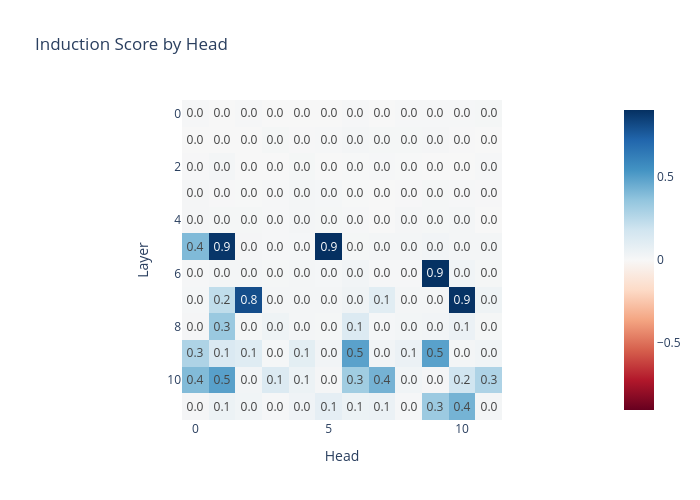

The cell this chart's notebook holds for it:
### Markdown cell above
Perform the same analysis on your `gpt2_small`. Does it have induction heads? At which layers are they located?

### Code cell
seq_len = 50
batch_size = 10
rep_tokens_batch = generate_repeated_tokens(gpt2_small, seq_len, batch_size)

induction_score_store = t.zeros((gpt2_small.cfg.n_layers, gpt2_small.cfg.n_heads), device=gpt2_small.cfg.device)

gpt2_small.run_with_hooks(
    rep_tokens_batch,
    return_type=None,  # For efficiency, we don't need to calculate the logits
    fwd_hooks=[(pattern_hook_names_filter, induction_score_hook)],
)

imshow(
    induction_score_store,
    labels={"x": "Head", "y": "Layer"},
    title="Induction Score by Head",
    text_auto=".1f",
    width=700,
    height=500,
)

### Figure 1 — Plotly figure (JSON) as saved in the notebook; plotly's stock layout.template omitted (floating-point values rounded to 4 significant figures; data arrays with more than 128 entries replaced by an {"elided": "..."} marker saying what was removed)
{"data": [{"coloraxis": "coloraxis", "hovertemplate": "Head: %{x}<br>Layer: %{y}<br>color: %{z}<extra></extra>", "name": "0", "texttemplate": "%{z:.1f}", "type": "heatmap", "xaxis": "x", "yaxis": "y", "z": {"elided": "12x12 float values"}}], "layout": {"coloraxis": {"cmid": 0, "colorscale": [[0, "rgb(103,0,31)"], [0.1, "rgb(178,24,43)"], [0.2, "rgb(214,96,77)"], [0.3, "rgb(244,165,130)"], [0.4, "rgb(253,219,199)"], [0.5, "rgb(247,247,247)"], [0.6, "rgb(209,229,240)"], [0.7, "rgb(146,197,222)"], [0.8, "rgb(67,147,195)"], [0.9, "rgb(33,102,172)"], [1, "rgb(5,48,97)"]]}, "height": 500, "title": {"text": "Induction Score by Head"}, "width": 700, "xaxis": {"anchor": "y", "constrain": "domain", "domain": [0, 1], "scaleanchor": "y", "title": {"text": "Head"}}, "yaxis": {"anchor": "x", "autorange": "reversed", "constrain": "domain", "domain": [0, 1], "title": {"text": "Layer"}}}}
